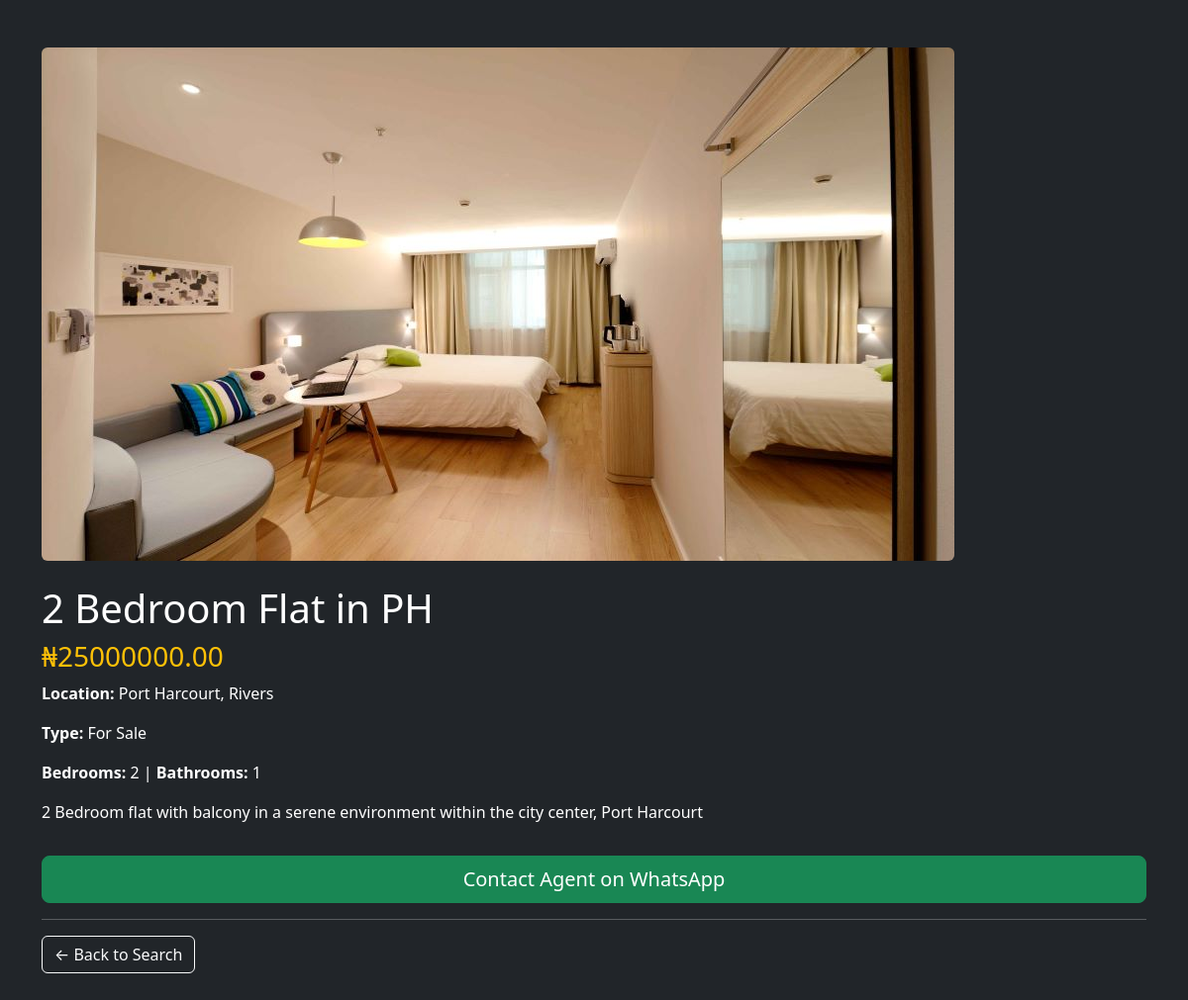
Page /property/2/ on the committed database.
### properties/models.py (models this page shows, shortened)
class Property(models.Model):
    PROPERTY_TYPES = [
        ('sale', 'For Sale'),
        ('rent', 'For Rent'),
    ]
    agent = models.ForeignKey(User, on_delete=models.CASCADE, null=True, blank=True)
    title = models.CharField(max_length=200)
    description = models.TextField()
    price = models.DecimalField(max_digits=12, decimal_places=2)
    state = models.CharField(max_length=50)
    city = models.CharField(max_length=100)
    property_type = models.CharField(max_length=10, choices=PROPERTY_TYPES)
    bedrooms = models.IntegerField(default=1)
    bathrooms = models.IntegerField(default=1)
    image = models.ImageField(upload_to='properties/', blank=True, null=True)
    date_posted = models.DateTimeField(auto_now_add=True)

### properties/views.py (the view)
# urls.py: path('property/<int:pk>/', views.property_detail, name='property_detail'), #add this
def property_detail(request, pk):
    property = get_object_or_404(Property, pk=pk)
    agent_phone = Profile.objects.filter(user_id=property.agent_id).values_list('phone', flat=True).first()
    return render(request, 'properties/detail.html', {
        'property': property,
        'agent_phone': agent_phone,
    })

### properties/templates/properties/detail.html (shortened to what this page needs)
<!DOCTYPE html>
<html>
<head>
    <link href="https://cdn.jsdelivr.net/npm/bootstrap@5.3.3/dist/css/bootstrap.min.css" rel="stylesheet">
    <link rel="stylesheet" href="https://cdn.jsdelivr.net/npm/bootstrap-icons@1.11.3/font/bootstrap-icons.min.css">
</head>
<body class="bg-dark text-white">
<div class="container py-5">
    {% if property.image %}
        <img src="{{ property.image.url }}" class="img-fluid rounded mb-4">
    {% endif %}
    <h1>{{ property.title }}</h1>
    <h3 class="text-warning">₦{{ property.price }}</h3>
    <p><b>Location:</b> {{ property.city }}, {{ property.state }}</p>
    <p><b>Type:</b> {{ property.get_property_type_display }}</p>
    <p><b>Bedrooms:</b> {{ property.bedrooms }} | <b>Bathrooms:</b> {{ property.bathrooms }}</p>
    <p>{{ property.description }}</p>
    <a href="https://wa.me/2348022224510?text=Hi, I'm interested in {{ property.title }}" target="_blank" class="btn btn-success btn-lg w-100 mt-3">
    Contact Agent on WhatsApp
    </a>
    <hr>
    <a href="/" class="btn btn-outline-light">← Back to Search</a>
</div>
</html>

### rows in the picture
Property: image (picture), title "2 Bedroom Flat in PH", price "25000000.00", city "Port Harcourt", state "Rivers", property_type "For Sale", bedrooms "2", bathrooms "1", description "2 Bedroom flat with balcony in a serene environment within the city center, Port Harcourt"
